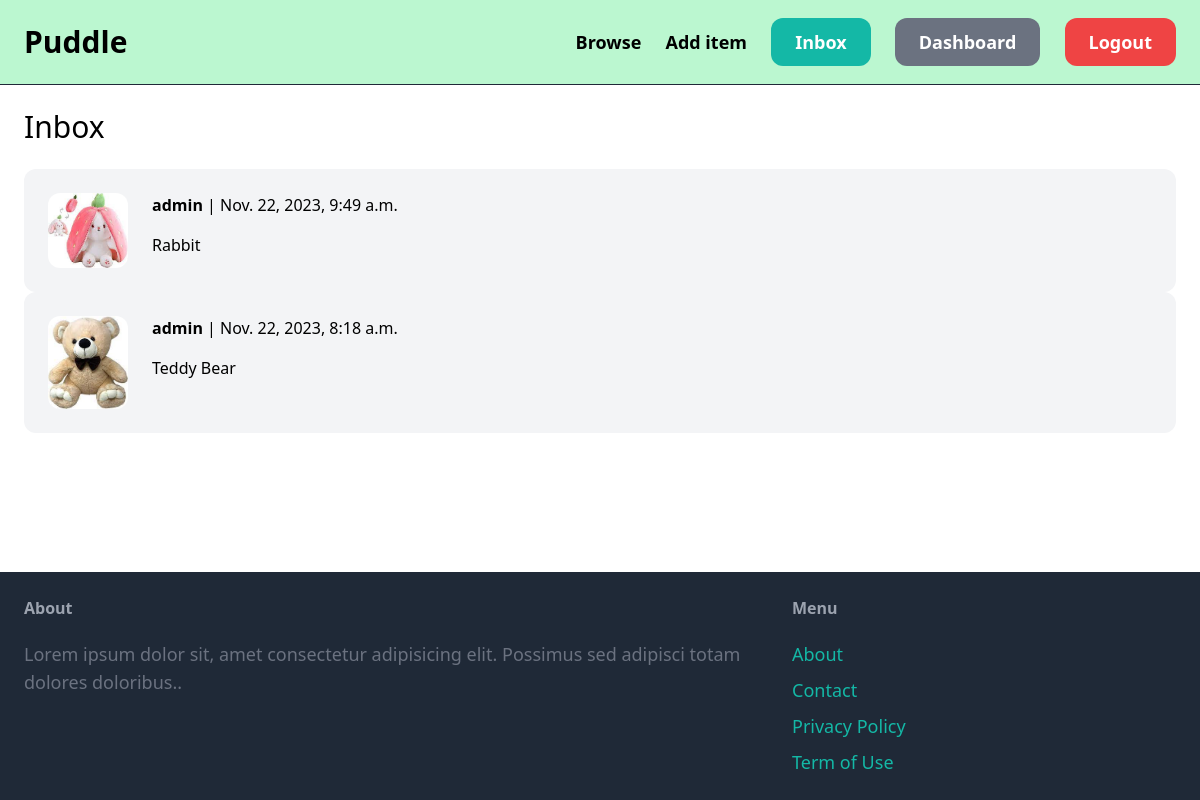
The page /inbox/ (signed in) on the database its author committed.
### conversation/models.py (models this page shows)
class Conversation(models.Model):
    item = models.ForeignKey(Item, related_name='conversation',on_delete=models.CASCADE)
    members = models.ManyToManyField(User,related_name='conversations')
    created_at = models.DateTimeField(auto_now_add=True)
    modified_at = models.DateTimeField(auto_now=True)
    class Meta:
        ordering = ('-modified_at',)

### item/models.py (models this page shows, shortened)
class Item(models.Model):
    category = models.ForeignKey(Category,related_name='items',on_delete=models.CASCADE)
    name = models.CharField(max_length=255)
    description = models.TextField(blank=True,null=True)
    price = models.FloatField()
    image = models.ImageField(upload_to='items_images',blank=True,null=True)
    is_sold = models.BooleanField(default=False)
    created_by = models.ForeignKey(User,related_name='items',on_delete=models.CASCADE)

### conversation/views.py (the view)
# urls.py: path("", views.inbox, name="inbox"),
@login_required
def inbox(request):
    conversations = Conversation.objects.filter(members__in=[request.user.id])
    return render(request,'conversation/inbox.html',{
        'conversations':conversations,
    })

### conversation/templates/conversation/inbox.html (shortened to what this page needs)
{% extends "core/base.html" %}
{% block content %}
<h1 class = "mb-6 text-3xl">Inbox</h1>
<div class = "space-y-6">
    {% for conversation in conversations %}
    <a href="{% url "conversation:detail" conversation.id %}">
        <div class = "p-6 flex bg-gray-100 rounded-xl">
            <div class = "pr-6">
                <img src="{{ conversation.item.image.url }}" class = "w-20 rounded-xl">
            </div>
            <div>
                {% for member in conversation.members.all %}
                {% if member != request.user %}
                    <p class = "mb-4"> <strong>{{ member.username }}</strong> | {{ conversation.modified_at }} </p>
                    <p>{{ conversation.item.name }}</p>
                {% endif %}
                {% endfor %}
            </div>
        </div>
    </a>
    {% endfor %}
</div>
{% endblock %}

### rows shown on the page
Conversation: item.image (picture), modified_at "Nov. 22, 2023, 9:49 a.m.", item.name "Rabbit"
Conversation: item.image (picture), modified_at "Nov. 22, 2023, 8:18 a.m.", item.name "Teddy Bear"

### other values the page prints
{{ member.username }} "admin"
